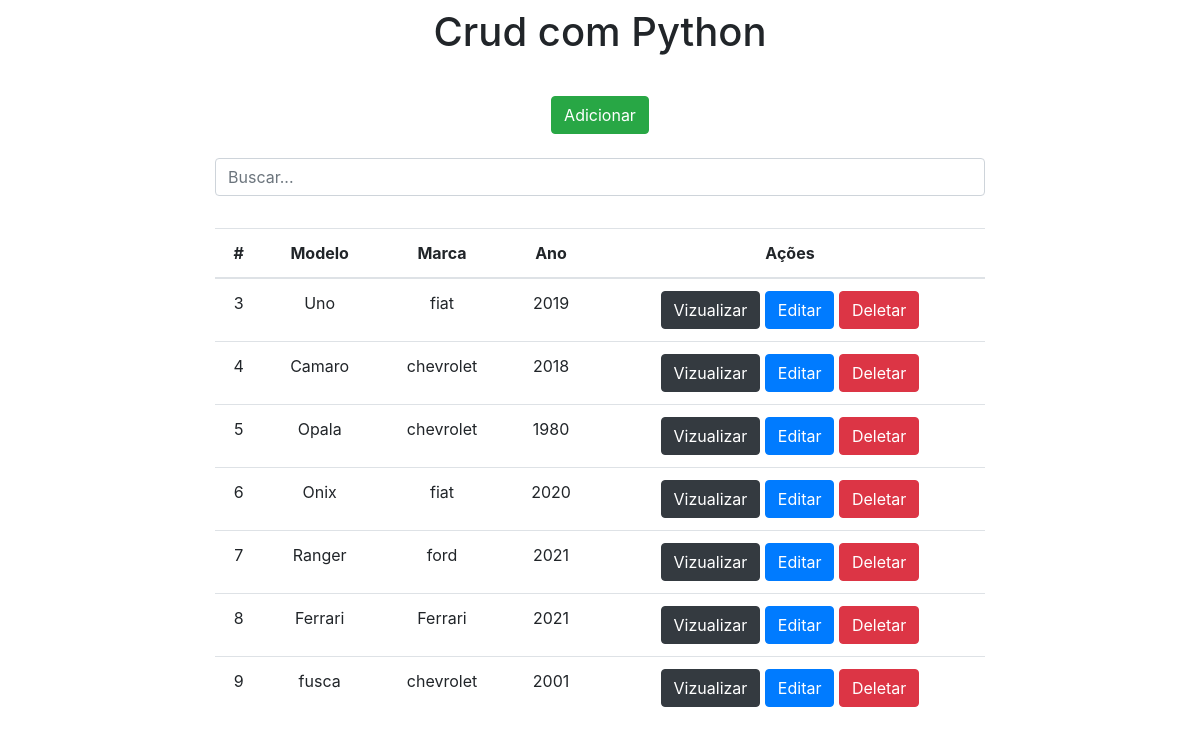
The page / on the database its author committed.
### app/models.py (models this page shows)
class Carros(models.Model):
    modelo = models.CharField(max_length=150)
    marca = models.CharField(max_length=100)
    ano = models.IntegerField()

### app/views.py (the view)
# urls.py: 2. Add a URL to urlpatterns:  path('', views.home, name='home')
def home(request):
    data = {}
    search = request.GET.get('search')
    if search:
        data['db'] = Carros.objects.filter(modelo__icontains=search)
    if search:
        data['db'] = Carros.objects.filter(marca__icontains=search)
    if search:
        data['db'] = Carros.objects.filter(ano__icontains=search)
    else:
        data['db'] = Carros.objects.all()
    return render(request, 'index.html', data)

### app/templates/index.html (shortened to what this page needs)
<!DOCTYPE html>
<html lang="pt-BR">
<head>
    <link rel="stylesheet" href="https://stackpath.bootstrapcdn.com/bootstrap/4.1.3/css/bootstrap.min.css">
</head>
<body>
    <div class="col-8 m-auto pt-2 pb-2 text-center">
        <h1>Crud com Python</h1>
    </div>
    <div class="col-8 m-auto pt-4 pb-2 text-center">
        <a href="/form" class="btn btn-success">Adicionar</a>
    </div>
    <div class="col-8 m-auto pt-3 pb-2 text-center">
      <form method="get">
          <input type="text" id="search" name="search" class="form-control" placeholder="Buscar...">
      </form>
  </div>
    <div class="col-8 m-auto pt-4 pb-4 text-center">
        <table class="table">
            <thead>
              <tr >
                <th scope="col">#</th>
                <th scope="col">Modelo</th>
                <th scope="col">Marca</th>
                <th scope="col">Ano</th>
                <th scope="col">Ações</th>
              </tr>
            </thead>
            <tbody>
            {%  for dbs in db %}
              <tr>
                <td>{{dbs.id}}</td>
                <td>{{dbs.modelo}}</td>
                <td>{{dbs.marca}}</td>
                <td>{{dbs.ano}}</td>
                <td>
                  <a href="/view/{{dbs.id}}" class="btn btn-dark">Vizualizar</a>
                  <a href="/edit/{{dbs.id}}" class="btn btn-primary">Editar</a>
                  <a href="/delete/{{dbs.id}}" class="btn btn-danger btnDel">Deletar</a>
                </td>
              </tr>
              {%  endfor  %}
            </tbody>
          </table>
    </div>
    {% load static %}
</body>
</html>

### rows shown on the page
Carros: id "3", modelo "Uno", marca "fiat", ano "2019"
Carros: id "4", modelo "Camaro", marca "chevrolet", ano "2018"
Carros: id "5", modelo "Opala", marca "chevrolet", ano "1980"
Carros: id "6", modelo "Onix", marca "fiat", ano "2020"
Carros: id "7", modelo "Ranger", marca "ford", ano "2021"
Carros: id "8", modelo "Ferrari", marca "Ferrari", ano "2021"
Carros: id "9", modelo "fusca", marca "chevrolet", ano "2001"
